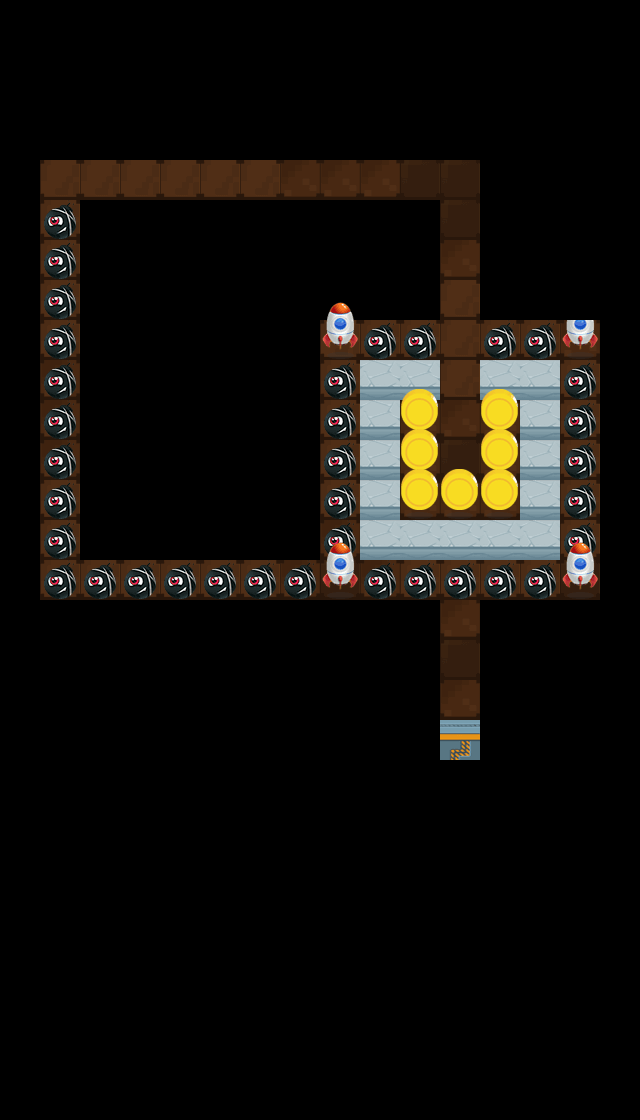

Below is a game level as drawn by its tile map, then a one-line description and the .tmx that defines it (tile-layer data replaced by summaries):
An orthogonal 16x28 tile map with 40x40 px tiles, 3 tile layers (layer1, layer2, layer3) and 1 object (startPos).

<map version="1.0" orientation="orthogonal" renderorder="right-down" width="16" height="28" tilewidth="40" tileheight="40">
 <tileset firstgid="1" name="element" tilewidth="40" tileheight="40">
  <image source="element.png" width="520" height="512" />
 </tileset>
 <layer name="layer1" width="16" height="28">
  <data>[448 cells, 83 non-empty, 3 distinct tile ids]</data>
 </layer>
 <layer name="layer2" width="16" height="28">
  <data>[448 cells, 156 non-empty, 6 distinct tile ids]</data>
 </layer>
 <layer name="layer3" width="16" height="28">
  <data>[448 cells, 10 non-empty, 2 distinct tile ids]</data>
 </layer>
 <objectgroup name="objLayer">
  <object name="startPos" x="58.6667" y="182.667">
   <properties>
    <property name="dir" value="right" />
   </properties>
  </object>
 </objectgroup>
</map>
